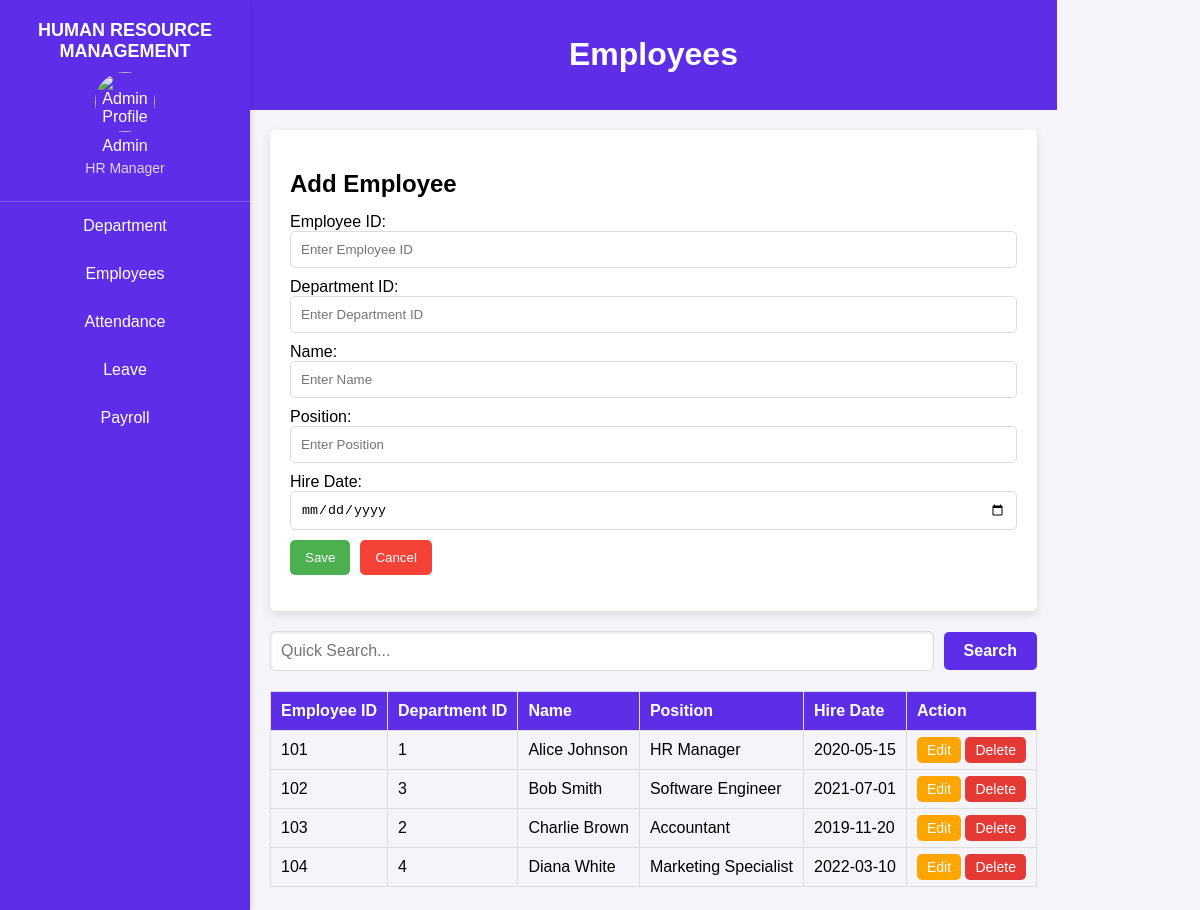
The app's page /index.php?command=1 with its own data.
### tables this page shows
CREATE TABLE `employee` (
  `EmployeeID` int(11) NOT NULL,
  `Name` varchar(255) DEFAULT NULL,
  `DepartmentID` int(11) DEFAULT NULL,
  `Position` varchar(255) DEFAULT NULL,
  `HireDate` date DEFAULT NULL
);

### models/employee.php (called while the page is built, shortened)
<?php
class EmployeeModel
{
    public $db = null;
    function __construct()
    {
        try {
            $this->db = new mysqli('localhost', 'root', '', 'employee_management');
        } catch (mysqli_sql_exception $e) {
            exit('Database connection could not be established.');
        }
    }
        public function getEmployee()
    {
        $data = array();
        $quertGetEmployee = mysqli_query($this->db, "SELECT * FROM employee");
        while ($getRow = mysqli_fetch_object($quertGetEmployee)) {
            $data[] = $getRow;
        }
        return $data;
    }
}
?>

### view/employees.php (the view, shortened to what this page needs)
<!DOCTYPE html>
<html lang="en">
<head>
  <link rel="stylesheet" href="css/styles_employees.css?v=1.1">
</head>
<body>
    <div class="header">
        <h1>Employees</h1>
    </div>
    <div class="main-content">
        <div class="employee-overview">
            <div class="add-employee">
                <h2>Add Employee</h2>
                <form action="process_add_employee.php" method="POST">
                    <label for="employee-id">Employee ID:</label>
                    <input type="text" id="employee-id" name="employee_id" placeholder="Enter Employee ID" required>
                    <label for="department-id">Department ID:</label>
                    <input type="text" id="department-id" name="department_id" placeholder="Enter Department ID" required>
                    <label for="name">Name:</label>
                    <input type="text" id="name" name="name" placeholder="Enter Name" required>
                    <label for="position">Position:</label>
                    <input type="text" id="position" name="position" placeholder="Enter Position" required>
                    <label for="hire-date">Hire Date:</label>
                    <input type="date" id="hire-date" name="hire_date" required>
                    <div class="form-actions">
                        <button type="submit" class="save-btn">Save</button>
                        <button type="reset" class="cancel-btn">Cancel</button>
                    </div>
                </form>
            </div>
        </div>
        <div class="employee-table">
            <div class="search-add">
                <input type="text" class="search-input" placeholder="Quick Search...">
                <button type="button" class="search-btn">Search</button>
            </div>
            <table>
                <thead>
                    <tr>
                        <th>Employee ID</th>
                        <th>Department ID</th>
                        <th>Name</th>
                        <th>Position</th>
                        <th>Hire Date</th>
                        <th>Action</th>
                    </tr>
                </thead>
                <tbody>
                    <?php if(!empty($employees)): ?>
                        <?php foreach($employees as $employee): ?>
                            <tr>
                                <td><?= htmlspecialchars($employee->EmployeeID) ?></td>
                                <td><?= htmlspecialchars($employee->DepartmentID) ?></td>
                                <td><?= htmlspecialchars($employee->Name) ?></td>
                                <td><?= htmlspecialchars($employee->Position) ?></td>
                                <td><?= htmlspecialchars($employee->HireDate) ?></td>
                                <td>
                                    <a href="index.php?command=editEmp&employee_id=<?= urlencode($employee->EmployeeID) ?>" class="edit-btn">Edit</a>
                                    <a href="process_delete_employee.php?employee_id=<?= urlencode($employee->EmployeeID) ?>" class="delete-btn" onclick="return confirm('Are you sure you want to delete this employee?');">Delete</a>
                                </td>
                            </tr>
                        <?php endforeach; ?>
                    <?php else: ?>
                        <tr>
                            <td colspan="6">No employees found.</td>
                        </tr>
                    <?php endif; ?>
                </tbody>
            </table>
        </div>
    </div>
</body>
</html>

### index.php (shortened to what this page needs)
<?php
	echo "<div align=CENTER>";
    include_once('view/navbar.php');
	echo"</div>";
	echo "<div>";
	include_once("Controller/controller.php");
	$controller = new Controller();
	$controller->navPages();
	echo "</div>";
?>

### view/navbar.php (shortened to what this page needs)
<!DOCTYPE html>
<html lang="en">
<head>
    <link rel="stylesheet" href="css/styles.css">
</head>
<body>
    <div class="sidebar">
        <div class="sidebar-header">
            <h2>HUMAN RESOURCE MANAGEMENT</h2>
            <div class="user-info">
                <img src="profile-placeholder.png" alt="Admin Profile" class="profile-pic">
                <p>Admin</p>
                <p class="role">HR Manager</p>
            </div>
        </div>
        <ul class="menu">
            <li><a href="index.php?command=0">Department</a></li>
            <li><a href="index.php?command=1">Employees</a></li>
            <li><a href="index.php?command=2">Attendance</a></li>
            <li><a href="index.php?command=3">Leave</a></li>
            <li><a href="index.php?command=4">Payroll</a></li>
        </ul>
    </div>
</body>
</html>

### controller/controller.php (shortened to what this page needs)
<?php
class Controller
{
    public $employeeModel = null;
 function __construct()
    {
        require_once('models/employee.php');
        $this->employeeModel = new EmployeeModel();
    }
  public function navPages()
    {
         $command = isset($_REQUEST['command']) ? $_REQUEST['command'] : null;
             switch ($command) {
            case 1:
            $employees = $this->employeeModel->getEmployee();
                include_once('view/employees.php');
                break;
                }
    }
}
?>

### css/styles.css (style rules this page uses)
body { margin: 0; font-family: Arial, sans-serif; display: flex; min-height: 100vh; background-color: #f4f4f9; }
.sidebar { width: 250px; background-color: #5e2de8; color: white; display: flex; flex-direction: column; position: fixed; height: 100%; box-shadow: 2px 0 5px rgba(0, 0, 0, 0.1); }
.sidebar-header { padding: 20px; text-align: center; border-bottom: 1px solid rgba(255, 255, 255, 0.2); }
.sidebar-header h2 { margin: 0; font-size: 18px; }
.user-info { margin-top: 10px; }
.user-info .profile-pic { width: 60px; height: 60px; border-radius: 50%; display: block; margin: 0 auto; }
.user-info p { margin: 5px 0; text-align: center; }
.user-info .role { font-size: 14px; opacity: 0.8; }
.menu { list-style-type: none; padding: 0; margin: 0; flex-grow: 1; }
.menu li { margin: 0; color: 5e2de8; }
.menu a { display: block; color: white; padding: 15px 20px; text-decoration: none; transition: background-color 0.3s; }

### css/styles_employees.css (style rules this page uses)
.main-content { flex-grow: 1; margin-left: 250px; padding: 20px; display: flex; flex-direction: column; gap: 20px; align-items: stretch; min-height: 100vh; box-sizing: border-box; }
.header { text-align: center; background-color: #5e2de8; color: white; padding: 15px; margin-left: 250px; }
.add-employee, .employee-list { flex: 1; background-color: white; padding: 20px; border-radius: 5px; box-shadow: 0px 4px 10px rgba(0, 0, 0, 0.1); min-width: 300px; }
.add-employee h2, .employee-list h2 { margin-bottom: 15px; }
.add-employee form { display: flex; flex-direction: column; }
.add-employee input { padding: 10px; margin-bottom: 10px; border: 1px solid #ddd; border-radius: 5px; }
.form-actions { display: flex; gap: 10px; }
.save-btn { background-color: #4caf50; color: white; border: none; padding: 10px 15px; border-radius: 5px; cursor: pointer; transition: background-color 0.3s; }
.cancel-btn { background-color: #f44336; color: white; border: none; padding: 10px 15px; border-radius: 5px; cursor: pointer; transition: background-color 0.3s; }
table { width: 100%; border-collapse: collapse; margin-top: 10px; }
table th, table td { border: 1px solid #ddd; padding: 10px; text-align: left; }
table th { background-color: #5e2de8; color: white; }
.edit-btn { background-color: #ffa500; color: white; padding: 5px 10px; border: none; border-radius: 5px; text-decoration: none; font-size: 14px; cursor: pointer; transition: background-color 0.3s; }
.delete-btn { background-color: #e53935; color: white; padding: 5px 10px; border: none; border-radius: 5px; text-decoration: none; font-size: 14px; cursor: pointer; transition: background-color 0.3s; }
.search-add { display: flex; align-items: center; gap: 10px; margin-bottom: 20px; }
.search-input { flex: 1; padding: 10px; border: 1px solid #ddd; border-radius: 5px; font-size: 16px; box-shadow: inset 0 1px 3px rgba(0, 0, 0, 0.1); }
.search-btn { padding: 10px 20px; background-color: #5e2de8; color: white; border: none; border-radius: 5px; cursor: pointer; font-size: 16px; font-weight: bold; transition: background-color 0.3s, transform 0.2s; }

### records on screen
employee: EmployeeID "101", DepartmentID "1", Name "Alice Johnson", Position "HR Manager", HireDate "2020-05-15"
employee: EmployeeID "102", DepartmentID "3", Name "Bob Smith", Position "Software Engineer", HireDate "2021-07-01"
employee: EmployeeID "103", DepartmentID "2", Name "Charlie Brown", Position "Accountant", HireDate "2019-11-20"
employee: EmployeeID "104", DepartmentID "4", Name "Diana White", Position "Marketing Specialist", HireDate "2022-03-10"
